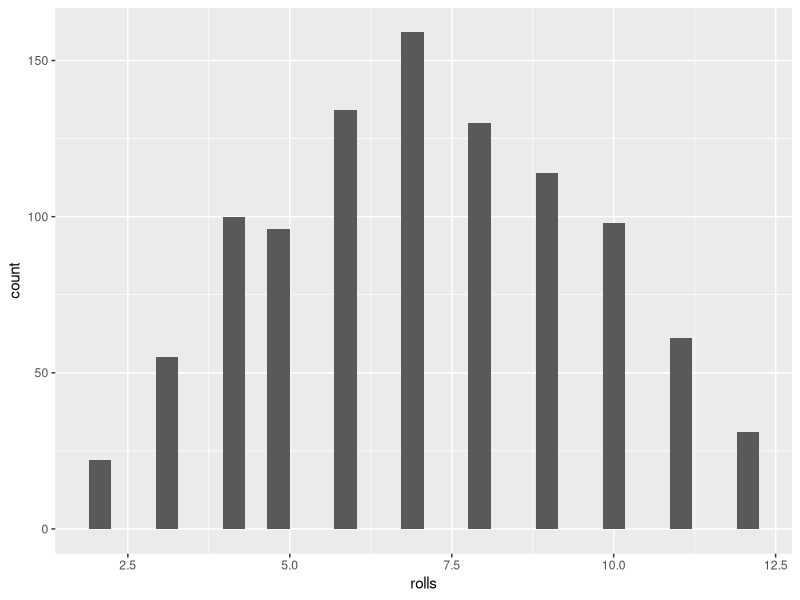

Recreate this plot in R.

library(dplyr)
library(ggplot2)
library(tidyverse)


dice <- function() {
  sample(1:6, 1, replace = TRUE) %>% 
  sum()
}

roll_dice <- function(){
  dice() + dice()
}

#make a vector where each element of the vector is the result of rolling 2 die
many_dice <- function(n = 1){
results <- vector(mode = "integer", length = n)
for(i in 1:n){ #need a loop
  results[i] <- dice() + dice()
}
  return(results) #need to return the vector of results
} 

data <- tibble(rolls = many_dice(1000))

ggplot(data, aes(x = rolls)) + geom_histogram()
